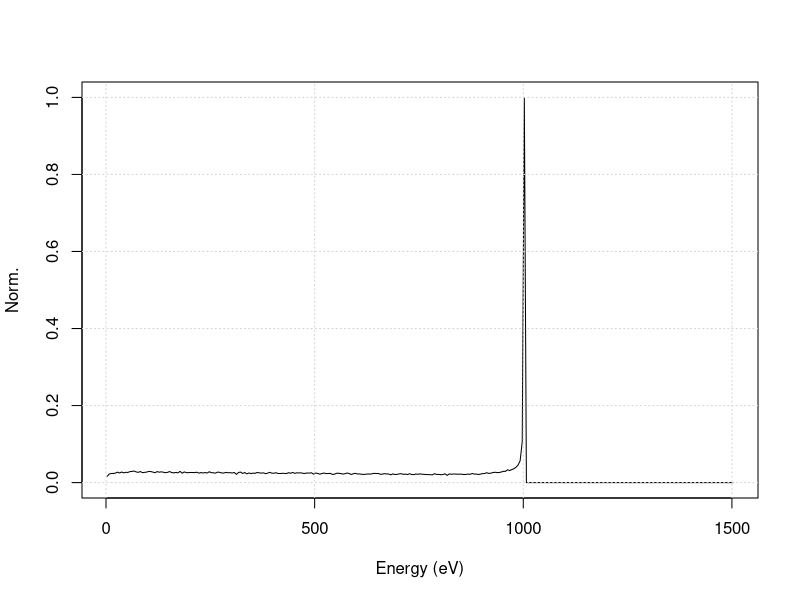
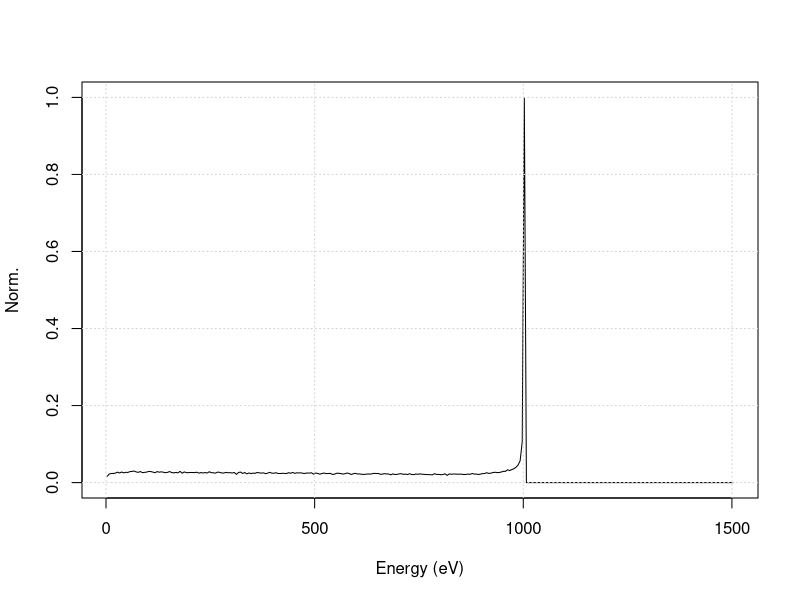
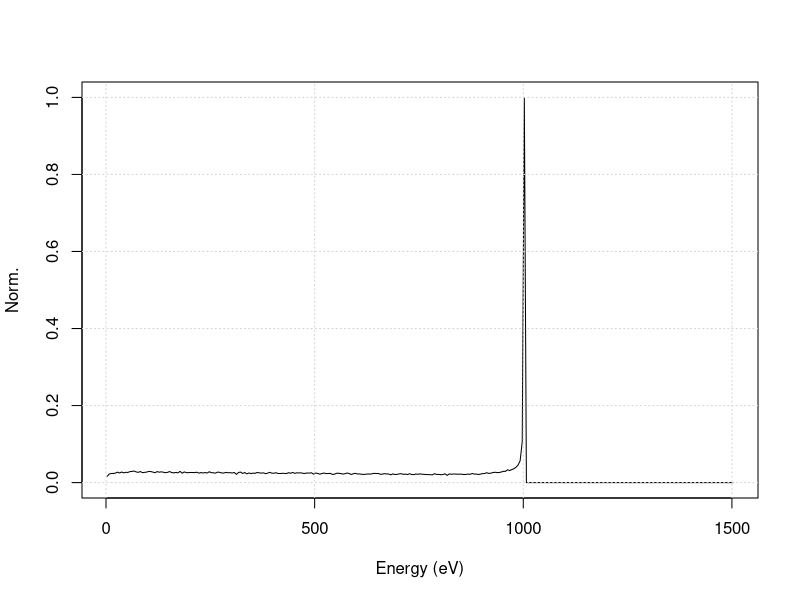
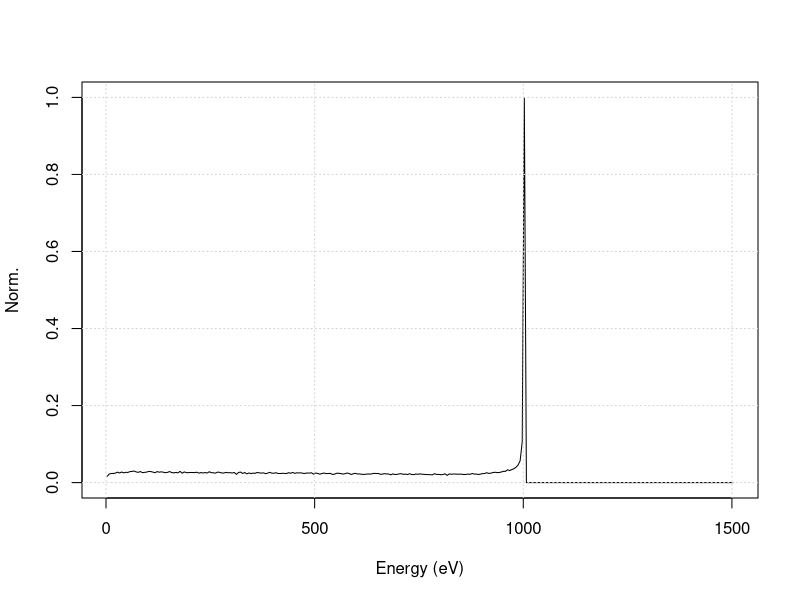
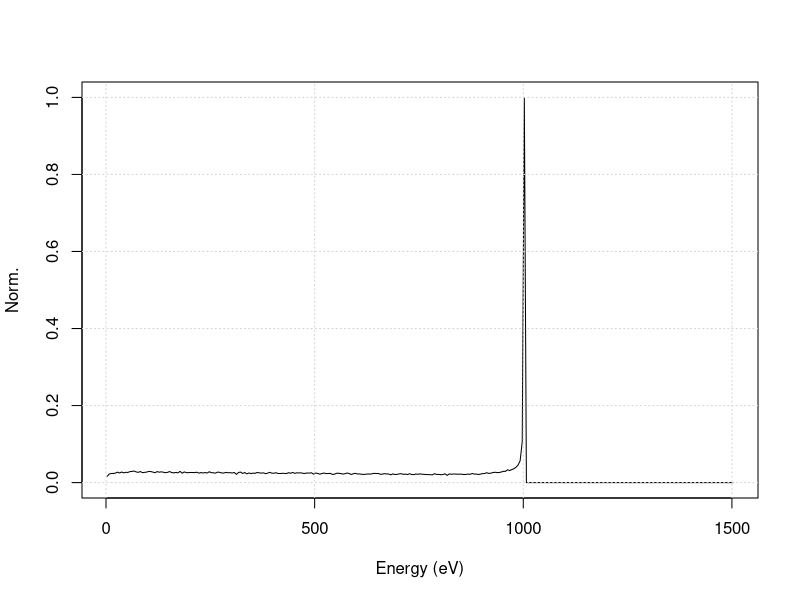
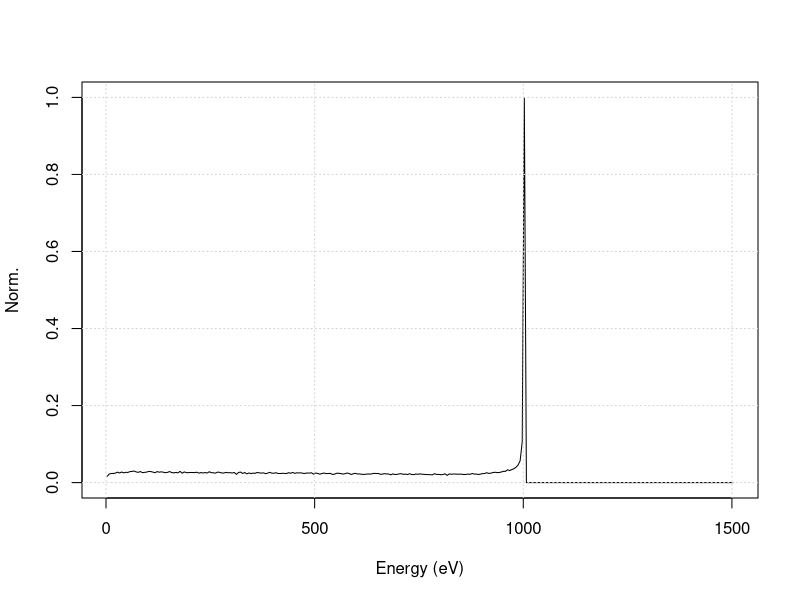
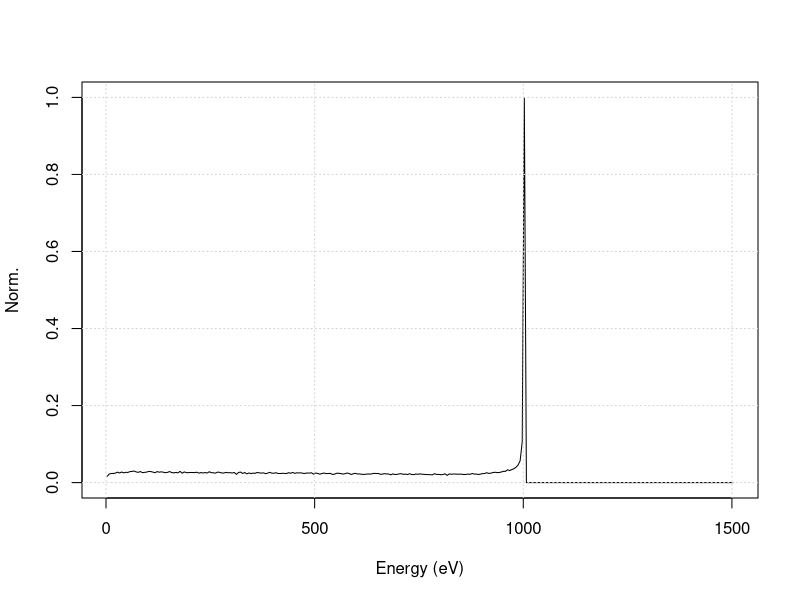
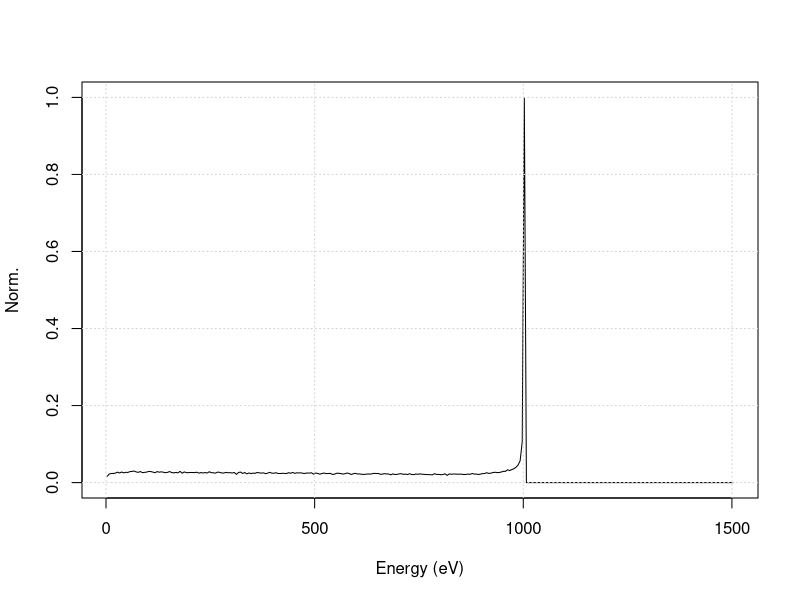

Source code (R) for these figures, in order: (Note: a time limit stopped this script after it produced the figures.)
plot_IEF_histogram <- function(energyStep) {
  ionEnergy <- read.csv("ionEnergy.csv", header=FALSE)
  colnames(ionEnergy) <- c("eVz", "eV")
  max_energy <- max(ionEnergy$eVz) * 1.5
  
  hist_obj <- hist(as.vector(ionEnergy$eVz), 
                   breaks = seq(0, max_energy, energyStep), plot=FALSE)
  IEDFcounts <- c(hist_obj$counts, 0) / max(hist_obj$counts)
  energyBins <- hist_obj$breaks
  energyBins <- energyBins + energyStep / 2
  
  plot(IEDFcounts ~ energyBins, type="l", xlab="Energy (eV)", ylab="Norm.")
  grid()
}

plot_IEF_histogram(5)

while(1) { plot_IEF_histogram(5);  Sys.sleep(1)}
